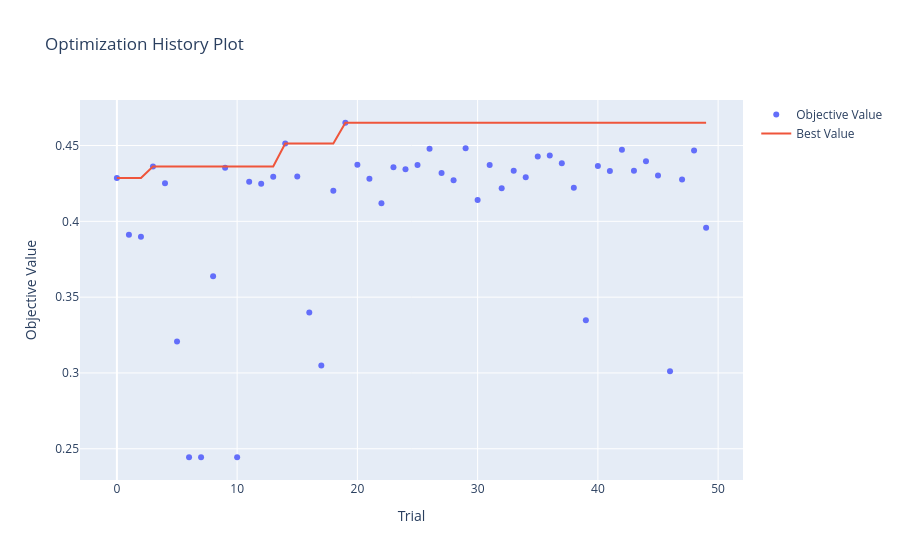
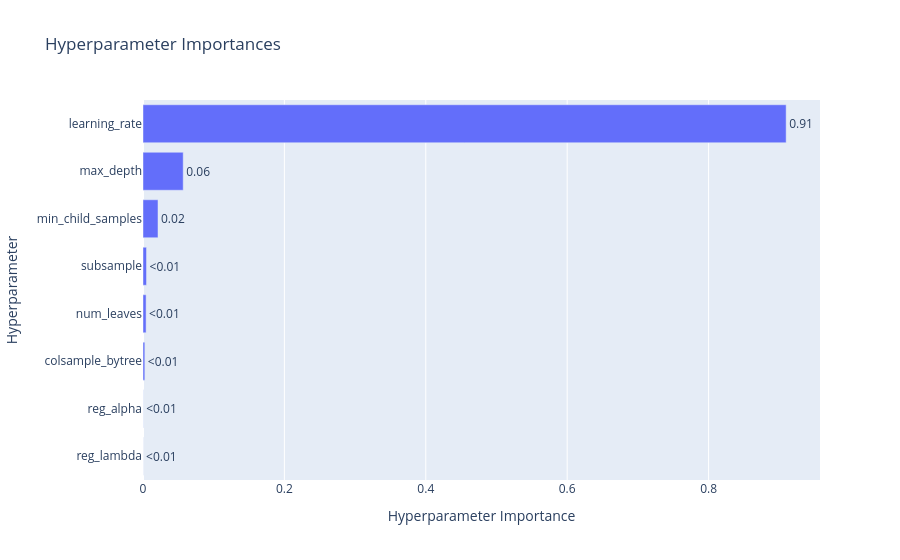
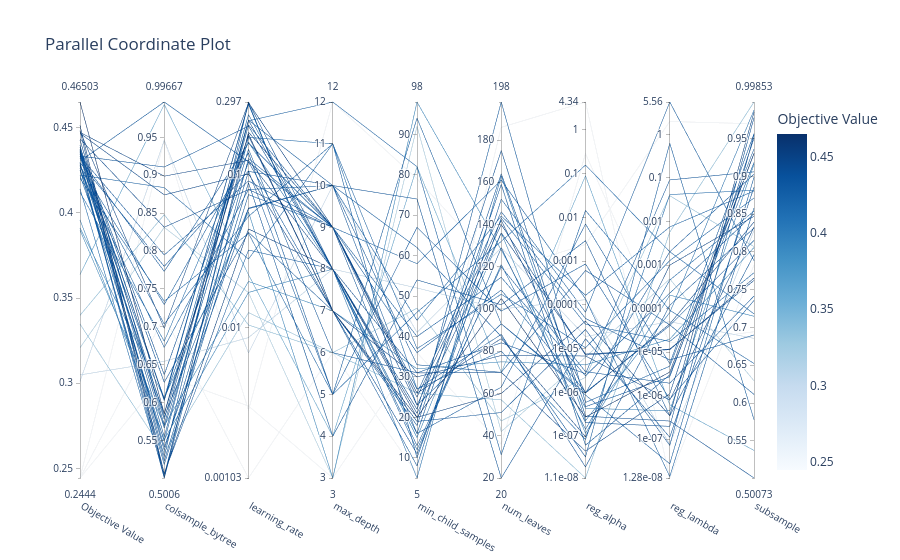

These figures' notebook cell, in order:
### Markdown cell above
### 3.4 Visualizaciones de Optuna [0.2 Puntos]

Optuna provee visualizaciones interactivas para analizar el proceso de optimización.

**To-do:**
- [ ] Graficar el historial de optimización (`plot_optimization_history`).
- [ ] Graficar la importancia de hiperparámetros (`plot_param_importances`).
- [ ] Graficar una visualización del comportamiento de los hiperparámetros (`plot_parallel_coordinate`)

### Code cell
import optuna.visualization as ovis

fig1 = ovis.plot_optimization_history(study)
fig1.show()

fig2 = ovis.plot_param_importances(study)
fig2.show()

fig3 = ovis.plot_parallel_coordinate(study)
fig3.show()
